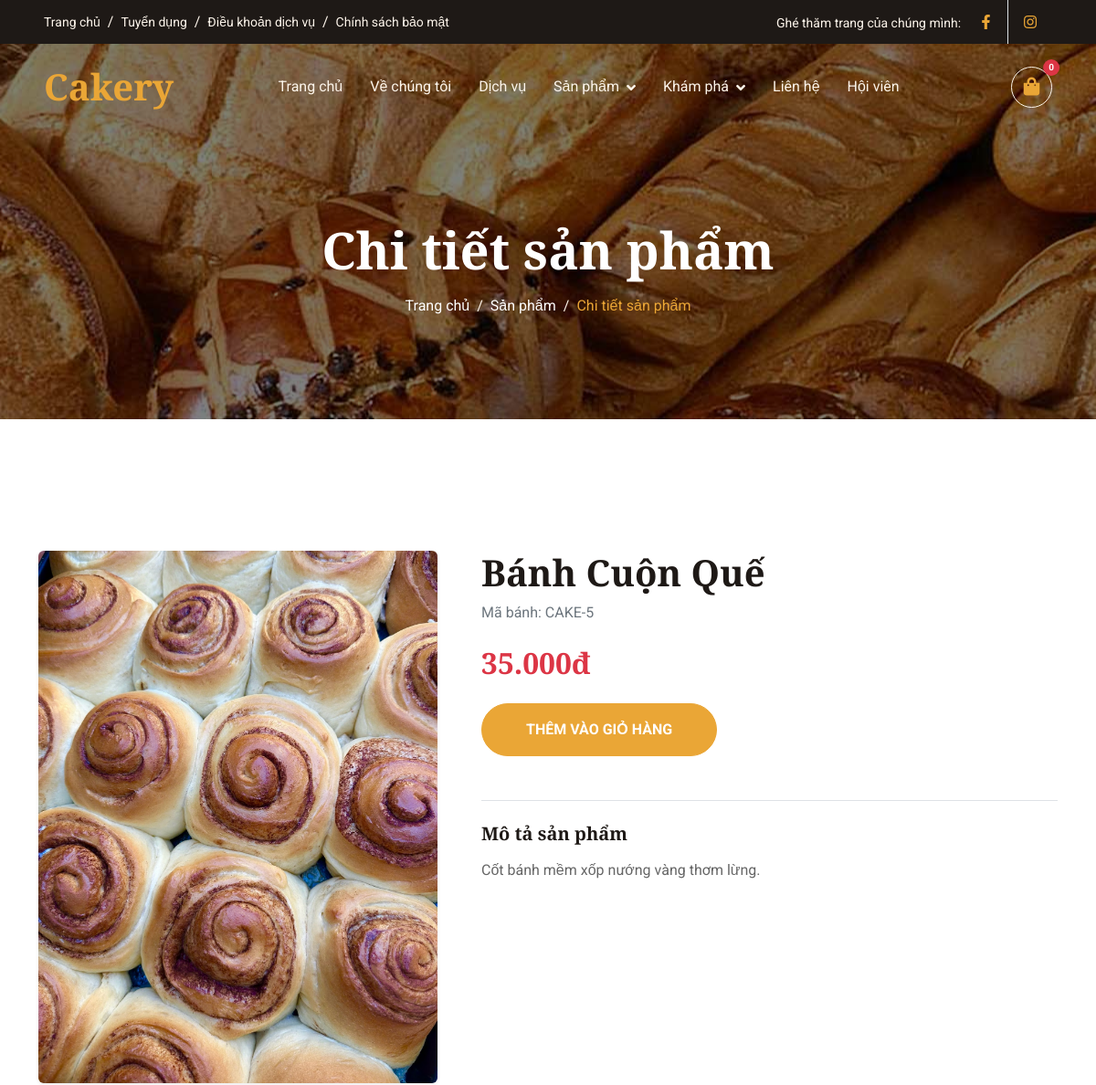
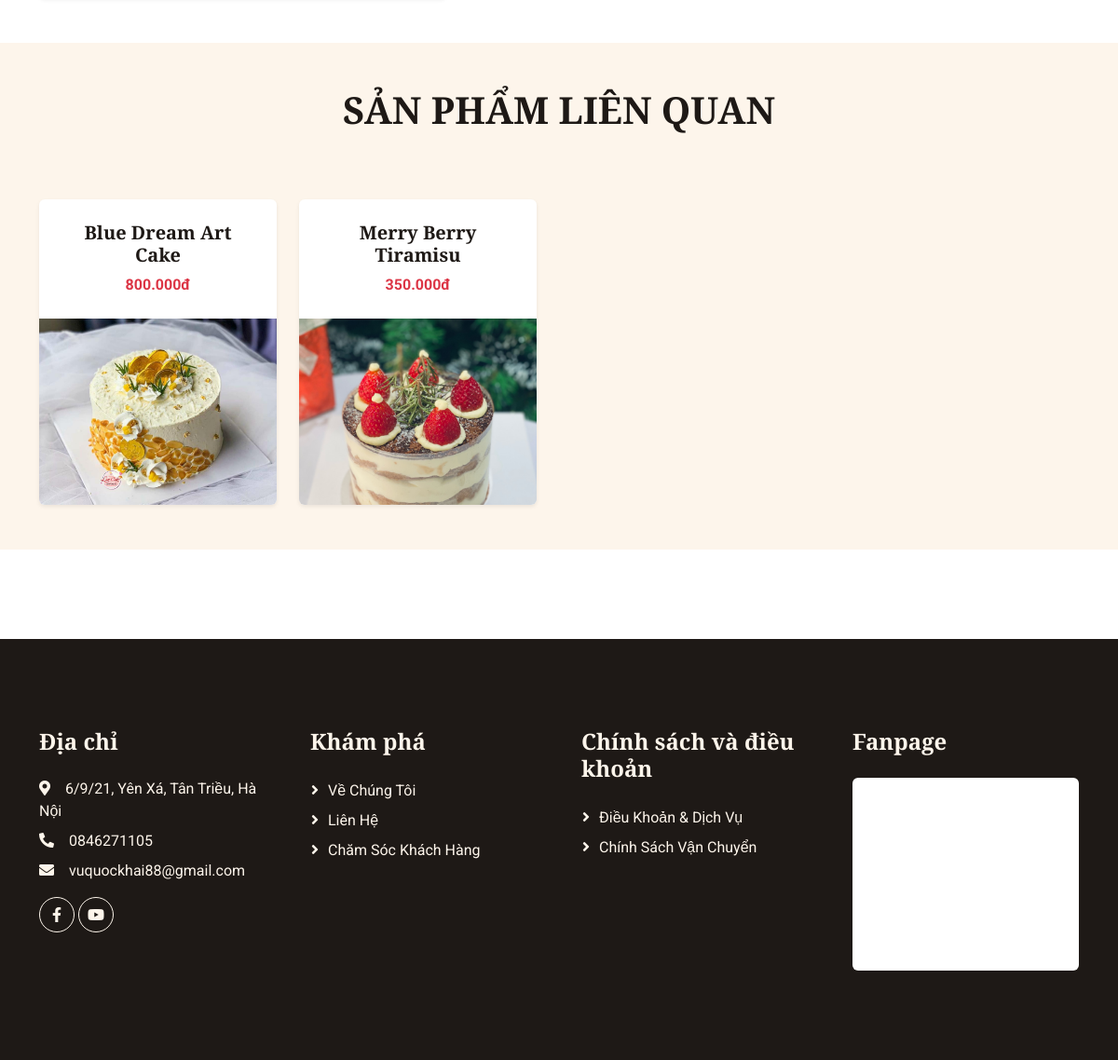
The page /product_detail.php?id=5 on the database its author committed (2 pictures, top to bottom).
### tables this page shows
CREATE TABLE `product` (
  `ProductID` int(11) NOT NULL,
  `ProductName` varchar(255) NOT NULL,
  `Description` text DEFAULT NULL,
  `Image` varchar(255) DEFAULT NULL,
  `Price` decimal(10,2) NOT NULL,
  `CategoryID` int(11) DEFAULT NULL
);

### product_detail.php (the view, shortened to what this page needs)
<?php
    require_once 'db_connect.php';
    $id = isset($_GET['id']) ? $_GET['id'] : 0;
    $sql = "SELECT * FROM product WHERE ProductID = '$id'";
    $result = $conn->query($sql);
    $product = $result->fetch_assoc();
?>
<!DOCTYPE html>
<html lang="vi">
<head>
    <link href="https://cdnjs.cloudflare.com/ajax/libs/font-awesome/5.10.0/css/all.min.css" rel="stylesheet">
    <link href="https://cdn.jsdelivr.net/npm/bootstrap-icons@1.4.1/font/bootstrap-icons.css" rel="stylesheet">
    <link href="lib/animate/animate.min.css" rel="stylesheet">
    <link href="lib/owlcarousel/assets/owl.carousel.min.css" rel="stylesheet">
    <link href="css/bootstrap.min.css" rel="stylesheet">
    <link href="css/style.css" rel="stylesheet">
</head>
<body>
    <div class="container-fluid top-bar bg-dark text-light px-0 wow fadeIn" data-wow-delay="0.1s">
        <div class="row gx-0 align-items-center d-none d-lg-flex">
            <div class="col-lg-6 px-5 text-start">
                <ol class="breadcrumb mb-0">
                    <li class="breadcrumb-item"><a class="small text-light" href="index.php">Trang chủ</a></li>
                    <li class="breadcrumb-item"><a class="small text-light" href="#">Tuyển dụng</a></li>
                    <li class="breadcrumb-item"><a class="small text-light" href="#">Điều khoản dịch vụ</a></li>
                    <li class="breadcrumb-item"><a class="small text-light" href="#">Chính sách bảo mật</a></li>
                </ol>
            </div>
            <div class="col-lg-6 px-5 text-end">
                <small>Ghé thăm trang của chúng mình:</small>
                <div class="h-100 d-inline-flex align-items-center">
                    <a class="btn-lg-square text-primary border-end rounded-0" href="https://www.facebook.com/profile.php?id=61586429619814"><i class="fab fa-facebook-f"></i></a>
                    <a class="btn-lg-square text-primary pe-0" href="https://www.instagram.com/ca1ery/"><i class="fab fa-instagram"></i></a>
                </div>
            </div>
        </div>
    </div>
    <nav class="navbar navbar-expand-lg navbar-dark fixed-top py-lg-0 px-lg-5 wow fadeIn" data-wow-delay="0.1s">
        <a href="index.php" class="navbar-brand ms-4 ms-lg-0">
            <h1 class="text-primary m-0">Cakery</h1>
        </a>
        <div class="collapse navbar-collapse" id="navbarCollapse">
            <div class="navbar-nav mx-auto p-4 p-lg-0">
                <a href="index.php" class="nav-item nav-link">Trang chủ</a>
                <a href="about.php" class="nav-item nav-link">Về chúng tôi</a>
                <a href="service.php" class="nav-item nav-link">Dịch vụ</a>
                <div class="nav-item dropdown">
                    <a href="product.php" class="nav-link dropdown-toggle" data-bs-toggle="dropdown">Sản phẩm</a>
                </div>
                <div class="nav-item dropdown">
                    <a href="#" class="nav-link dropdown-toggle" data-bs-toggle="dropdown">Khám phá</a>
                </div>
                <a href="contact.php" class="nav-item nav-link">Liên hệ</a>
                <a href="membership.php" class="nav-item nav-link">Hội viên</a>
            </div>
            <div class="nav-item dropdown d-none d-lg-flex align-items-center ms-4">
                <a href="#" class="nav-link position-relative d-flex align-items-center justify-content-center flex-shrink-0 btn-lg-square border border-light rounded-circle text-primary p-0" data-bs-toggle="dropdown" data-bs-auto-close="outside" aria-expanded="false" style="width: 45px; height: 45px;">
                    <i class="fa fa-shopping-bag fs-5"></i>
                    <span id="cart-count" class="position-absolute top-0 start-100 translate-middle badge rounded-pill bg-danger" style="font-size: 10px; padding: 4px 6px;">0</span>
                </a>
            </div>
        </div>
    </nav>
    <div class="container-fluid page-header py-6 wow fadeIn" data-wow-delay="0.1s" style="background: linear-gradient(rgba(0, 0, 0, 0.5), rgba(0, 0, 0, 0.5)), url('img/carousel-1.jpg') center center no-repeat; background-size: cover;">
        <div class="container text-center pt-5 pb-3">
            <h1 class="display-4 text-white animated slideInDown mb-3 mt-5">Chi tiết sản phẩm</h1>
            <nav aria-label="breadcrumb animated slideInDown">
                <ol class="breadcrumb justify-content-center mb-0">
                    <li class="breadcrumb-item"><a class="text-white" href="index.php">Trang chủ</a></li>
                    <li class="breadcrumb-item"><a class="text-white" href="product.php">Sản phẩm</a></li>
                    <li class="breadcrumb-item text-primary active" aria-current="page">Chi tiết sản phẩm</li>
                </ol>
            </nav>
        </div>
    </div>
<div class="container-xxl py-5">
        <div class="container">
            <div class="row g-5">
                <div class="col-lg-5 wow fadeIn" data-wow-delay="0.1s">
                    <img class="img-fluid rounded w-100 shadow-sm" src="<?php echo $product['Image']; ?>" alt="<?php echo $product['ProductName']; ?>" style="object-fit: cover;">
                </div>
                <div class="col-lg-7 wow fadeIn" data-wow-delay="0.5s">
                    <h1 class="display-6 mb-2"><?php echo $product['ProductName']; ?></h1>
                    <p class="text-muted mb-4">Mã bánh: CAKE-<?php echo $product['ProductID']; ?></p>
                    <h2 class="text-danger mb-4"><?php echo number_format($product['Price'], 0, ',', '.'); ?>đ</h2>
                    <div class="d-flex align-items-center mb-5">
                        <button class="btn btn-primary rounded-pill py-3 px-5 text-uppercase fw-bold"
                                onclick="flyToCart(event, '<?php echo $product['Image']; ?>'); addToCart('<?php echo $product['ProductID']; ?>', '<?php echo $product['ProductName']; ?>', <?php echo $product['Price']; ?>, '<?php echo $product['Image']; ?>')">
                            Thêm vào giỏ hàng
                        </button>
                    </div>
                    <div class="mt-5 border-top pt-4">
                        <h5 class="mb-3">Mô tả sản phẩm</h5>
                        <p style="text-align: justify; color: #666;">
                            <?php echo $product['Description']; ?>
                        </p>
                    </div>
                </div>
            </div>
        </div>
    </div>
    <div class="container-xxl py-5 bg-light">
        <div class="container">
            <div class="text-center mx-auto mb-5 wow fadeInUp" data-wow-delay="0.1s" style="max-width: 500px;">
                <h2 class="display-6 mb-4 text-uppercase">Sản Phẩm Liên Quan</h2>
            </div>
            <div class="row g-4" id="related-products-container">
                <div class="row g-4">
                    <?php
                    $current_cat = $product['CategoryID'];
                    $current_id = $product['ProductID'];
                    $sql_related = "SELECT * FROM product WHERE CategoryID = '$current_cat' AND ProductID != '$current_id' LIMIT 4";
                    $res_related = $conn->query($sql_related);
                    if ($res_related && $res_related->num_rows > 0) {
                        while($row_rel = $res_related->fetch_assoc()) {
                    ?>
                        <div class="col-lg-3 col-md-6 wow fadeInUp" data-wow-delay="0.1s">
                            <div class="product-item d-flex flex-column bg-white rounded overflow-hidden h-100 shadow-sm">
                                <div class="text-center p-4">
                                    <h5 class="mb-2"><?php echo $row_rel['ProductName']; ?></h5>
                                    <span class="text-danger fw-bold"><?php echo number_format($row_rel['Price'], 0, ',', '.'); ?>đ</span>
                                </div>
                                <div class="position-relative mt-auto">
                                    <img class="img-fluid" src="<?php echo $row_rel['Image']; ?>" style="width:100%; height:200px; object-fit:cover;">
                                </div>
                            </div>
                        </div>
                    <?php
                        }
                    } else {
                        echo "<p class='text-center w-100 text-muted'>Hiện chưa có sản phẩm cùng loại khác.</p>";
                    }
                    ?>
                </div>
            </div>
        </div>
    </div>
    <div class="container-fluid bg-dark text-light footer my-6 mb-0 py-5 wow fadeIn" data-wow-delay="0.1s">
        <div class="container py-5">
            <div class="row g-5">
                <div class="col-lg-3 col-md-6">
                    <h4 class="text-light mb-4">Địa chỉ</h4>
                    <p class="mb-2"><i class="fa fa-map-marker-alt me-3"></i>6/9/21, Yên Xá, Tân Triều, Hà Nội</p>
                    <p class="mb-2"><i class="fa fa-phone-alt me-3"></i>0846271105</p>
                    <p class="mb-2"><i class="fa fa-envelope me-3"></i>vuquockhai88@gmail.com</p>
                    <div class="d-flex pt-2">
                        <a class="btn btn-square btn-outline-light rounded-circle me-1" href="https://www.facebook.com/profile.php?id=61586429619814"><i class="fab fa-facebook-f"></i></a>
                        <a class="btn btn-square btn-outline-light rounded-circle me-1" href="https://www.youtube.com/@TheScandinavianFikaYT"><i class="fab fa-youtube"></i></a>
                    </div>
                </div>
                <div class="col-lg-3 col-md-6">
                    <h4 class="text-light mb-4">Khám phá</h4>
                    <a class="btn btn-link" href="">Về chúng tôi</a>
                    <a class="btn btn-link" href="">Liên hệ</a>
                    <a class="btn btn-link" href="">Chăm sóc khách hàng</a>
                </div>
                <div class="col-lg-3 col-md-6">
                    <h4 class="text-light mb-4">Chính sách và điều khoản</h4>
                    <a class="btn btn-link" href="">Điều khoản & Dịch vụ</a>
                    <a class="btn btn-link" href="">Chính sách vận chuyển</a>
                </div>
                <div class="col-lg-3 col-md-6">
                    <h4 class="text-light mb-4">Fanpage</h4>
                    <div class="w-100 bg-white rounded overflow-hidden">
                        <iframe
                            src="https://www.facebook.com/plugins/page.php?href=https%3A%2F%2Fwww.facebook.com%2Fprofile.php%3Fid%3D61586429619814&tabs=&width=340&height=200&small_header=false&adapt_container_width=true&hide_cover=false&show_facepile=true&appId"
                            width="100%"
                            height="200"
                            style="border:none;overflow:hidden"
                            scrolling="no"
                            frameborder="0"
                            allowfullscreen="true"
                            allow="autoplay; clipboard-write; encrypted-media; picture-in-picture; web-share">
                        </iframe>
                    </div>
                </div>
            </div>
        </div>
    </div>
</body>
</html>

### css/style.css (style rules this page uses)
:root { --primary: #EAA636; --secondary: #545454; --light: #FDF5EB; --dark: #1E1916; }
h4, h5, h6, .h4, .h5, .h6 { font-weight: 600 !important; }
.py-6 { padding-top: 6rem; padding-bottom: 6rem; }
.my-6 { margin-top: 6rem; margin-bottom: 6rem; }
.btn { font-weight: 500; transition: .5s; }
.btn.btn-primary { color: #FFFFFF; }
.btn-square { width: 38px; height: 38px; }
.btn-lg-square { width: 48px; height: 48px; }
.btn-square, .btn-sm-square, .btn-lg-square { padding: 0; display: flex; align-items: center; justify-content: center; font-weight: normal; }
.navbar .dropdown-toggle::after { border: none; content: "\f107"; font-family: "Font Awesome 5 Free"; font-weight: 900; vertical-align: middle; margin-left: 8px; }
.navbar .navbar-nav .nav-link { padding: 35px 15px; color: var(--light); outline: none; }
.navbar.fixed-top { transition: .5s; }
.page-header { margin-bottom: 6rem; background: linear-gradient(rgba(0, 0, 0, .5), rgba(0, 0, 0, .5)), url(../img/carousel-1.jpg) center center no-repeat; background-size: cover; }
.breadcrumb-item+.breadcrumb-item::before { color: var(--light); }
.product-item { transition: .5s; }
.footer .btn.btn-link { display: block; margin-bottom: 5px; padding: 0; text-align: left; color: var(--light); font-weight: normal; text-transform: capitalize; transition: .3s; }
.footer .btn.btn-link::before { position: relative; content: "\f105"; font-family: "Font Awesome 5 Free"; font-weight: 900; color: var(--light); margin-right: 10px; }
.product-item img.img-fluid { width: 100%; height: 500px; object-fit: cover; }

### rows shown on the page
product: Image (picture), ProductName "Bánh Cuộn Quế", ProductID "5", Price "35.000", Description "Cốt bánh mềm xốp nướng vàng thơm lừng."
product: ProductName "Blue Dream Art Cake", Price "800.000", Image (picture)
product: ProductName "Merry Berry Tiramisu", Price "350.000", Image (picture)
